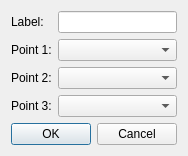
<?xml version="1.0" encoding="UTF-8"?>
<ui version="4.0">
 <class>AddCircleThroughPoints</class>
 <widget class="QDialog" name="AddCircleThroughPoints">
  <property name="geometry">
   <rect>
    <x>0</x>
    <y>0</y>
    <width>183</width>
    <height>141</height>
   </rect>
  </property>
  <property name="windowTitle">
   <string>Dialog</string>
  </property>
  <layout class="QVBoxLayout" name="verticalLayout">
   <item>
    <layout class="QFormLayout" name="formLayout">
     <item row="0" column="0">
      <widget class="QLabel" name="labelLabel">
       <property name="text">
        <string>Label:</string>
       </property>
      </widget>
     </item>
     <item row="0" column="1">
      <widget class="QLineEdit" name="labelLineEdit"/>
     </item>
     <item row="1" column="0">
      <widget class="QLabel" name="point1Label">
       <property name="text">
        <string>Point 1:</string>
       </property>
      </widget>
     </item>
     <item row="1" column="1">
      <widget class="QComboBox" name="point1ComboBox"/>
     </item>
     <item row="2" column="0">
      <widget class="QLabel" name="point2Label">
       <property name="text">
        <string>Point 2:</string>
       </property>
      </widget>
     </item>
     <item row="2" column="1">
      <widget class="QComboBox" name="point2ComboBox"/>
     </item>
     <item row="3" column="0">
      <widget class="QLabel" name="point3Label">
       <property name="text">
        <string>Point 3:</string>
       </property>
      </widget>
     </item>
     <item row="3" column="1">
      <widget class="QComboBox" name="point3ComboBox"/>
     </item>
    </layout>
   </item>
   <item>
    <widget class="QDialogButtonBox" name="buttonBox">
     <property name="orientation">
      <enum>Qt::Horizontal</enum>
     </property>
     <property name="standardButtons">
      <set>QDialogButtonBox::Cancel|QDialogButtonBox::Ok</set>
     </property>
    </widget>
   </item>
  </layout>
 </widget>
 <resources/>
 <connections>
  <connection>
   <sender>buttonBox</sender>
   <signal>accepted()</signal>
   <receiver>AddCircleThroughPoints</receiver>
   <slot>accept()</slot>
   <hints>
    <hint type="sourcelabel">
     <x>248</x>
     <y>254</y>
    </hint>
    <hint type="destinationlabel">
     <x>157</x>
     <y>274</y>
    </hint>
   </hints>
  </connection>
  <connection>
   <sender>buttonBox</sender>
   <signal>rejected()</signal>
   <receiver>AddCircleThroughPoints</receiver>
   <slot>reject()</slot>
   <hints>
    <hint type="sourcelabel">
     <x>316</x>
     <y>260</y>
    </hint>
    <hint type="destinationlabel">
     <x>286</x>
     <y>274</y>
    </hint>
   </hints>
  </connection>
 </connections>
</ui>
